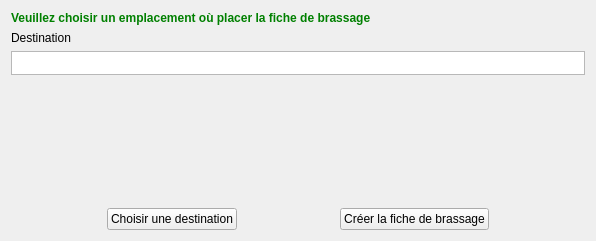
<?xml version="1.0" encoding="UTF-8"?>
<ui version="4.0">
 <class>Form</class>
 <widget class="QWidget" name="Form">
  <property name="geometry">
   <rect>
    <x>0</x>
    <y>0</y>
    <width>596</width>
    <height>241</height>
   </rect>
  </property>
  <property name="windowTitle">
   <string>Créer et exporter une fiche de brassage (pdf)</string>
  </property>
  <layout class="QVBoxLayout" name="verticalLayout_2">
   <item>
    <widget class="QLabel" name="label_2">
     <property name="styleSheet">
      <string notr="true">color:green; font-weight:bold;</string>
     </property>
     <property name="text">
      <string>Veuillez choisir un emplacement où placer la fiche de brassage</string>
     </property>
    </widget>
   </item>
   <item>
    <layout class="QVBoxLayout" name="verticalLayout">
     <item>
      <widget class="QLabel" name="label">
       <property name="text">
        <string>Destination</string>
       </property>
      </widget>
     </item>
     <item>
      <widget class="QTextEdit" name="textEdit">
       <property name="maximumSize">
        <size>
         <width>16777215</width>
         <height>24</height>
        </size>
       </property>
      </widget>
     </item>
    </layout>
   </item>
   <item>
    <spacer name="verticalSpacer_3">
     <property name="orientation">
      <enum>Qt::Vertical</enum>
     </property>
     <property name="sizeHint" stdset="0">
      <size>
       <width>20</width>
       <height>40</height>
      </size>
     </property>
    </spacer>
   </item>
   <item>
    <widget class="QTextEdit" name="messageEdit">
     <property name="styleSheet">
      <string notr="true">background-color:transparent;border:none;color:green;font-weight:bold;</string>
     </property>
    </widget>
   </item>
   <item>
    <spacer name="verticalSpacer_2">
     <property name="orientation">
      <enum>Qt::Vertical</enum>
     </property>
     <property name="sizeHint" stdset="0">
      <size>
       <width>20</width>
       <height>50</height>
      </size>
     </property>
    </spacer>
   </item>
   <item>
    <layout class="QHBoxLayout" name="horizontalLayout">
     <item>
      <spacer name="horizontalSpacer">
       <property name="orientation">
        <enum>Qt::Horizontal</enum>
       </property>
       <property name="sizeHint" stdset="0">
        <size>
         <width>40</width>
         <height>20</height>
        </size>
       </property>
      </spacer>
     </item>
     <item>
      <widget class="QPushButton" name="pushButton">
       <property name="text">
        <string>Choisir une destination</string>
       </property>
      </widget>
     </item>
     <item>
      <spacer name="horizontalSpacer_3">
       <property name="orientation">
        <enum>Qt::Horizontal</enum>
       </property>
       <property name="sizeHint" stdset="0">
        <size>
         <width>40</width>
         <height>20</height>
        </size>
       </property>
      </spacer>
     </item>
     <item>
      <widget class="QPushButton" name="pushButton_2">
       <property name="text">
        <string>Créer la fiche de brassage</string>
       </property>
      </widget>
     </item>
     <item>
      <spacer name="horizontalSpacer_2">
       <property name="orientation">
        <enum>Qt::Horizontal</enum>
       </property>
       <property name="sizeHint" stdset="0">
        <size>
         <width>40</width>
         <height>20</height>
        </size>
       </property>
      </spacer>
     </item>
    </layout>
   </item>
   <item>
    <spacer name="verticalSpacer">
     <property name="orientation">
      <enum>Qt::Vertical</enum>
     </property>
     <property name="sizeHint" stdset="0">
      <size>
       <width>20</width>
       <height>49</height>
      </size>
     </property>
    </spacer>
   </item>
  </layout>
 </widget>
 <resources/>
 <connections/>
</ui>
